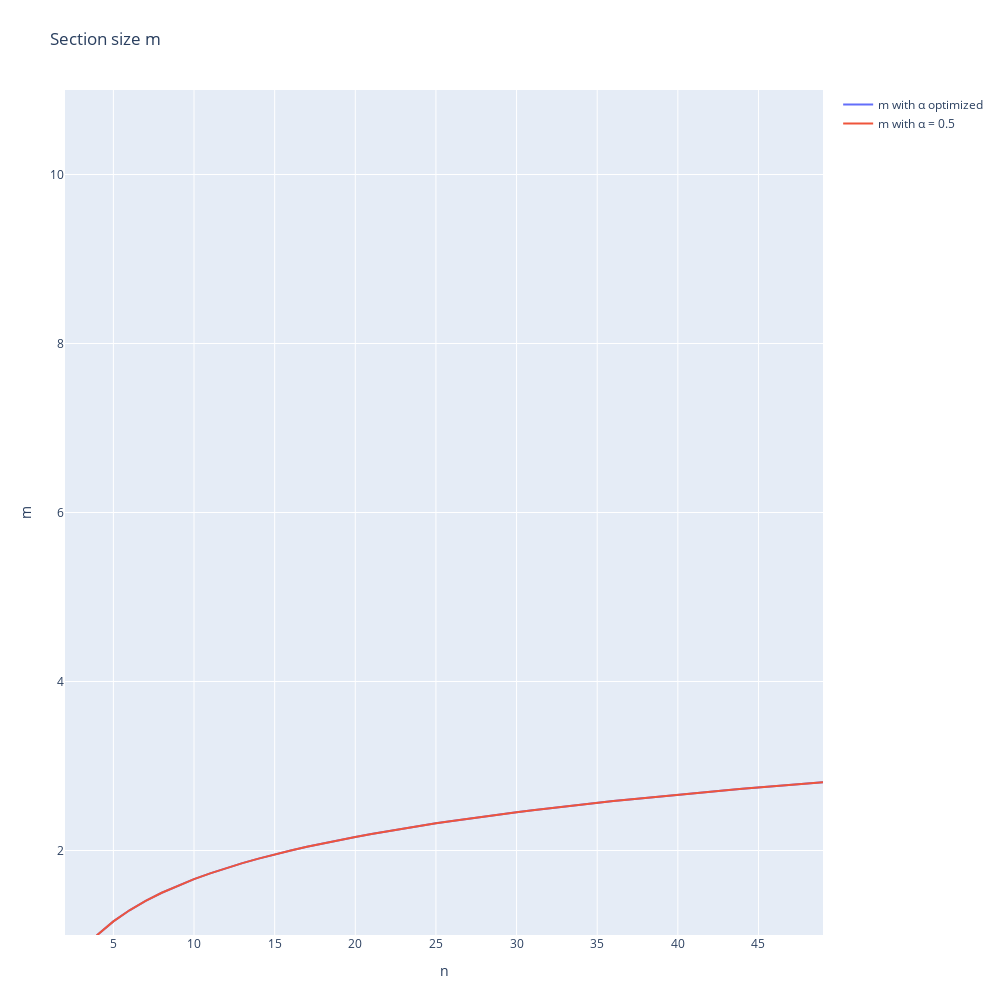

Notebook source saved alongside this figure:
### Code cell
layout_2 = go.Layout(
    title= 'Section size m',
    margin=dict(l=65, r=50, b=65, t=90),
    autosize=False,
    width=1000,
    height=1000,
    xaxis = dict(title='n'),
    yaxis = dict(title='m', range=[1, 11]),
    )

fig = go.Figure(go.Scatter(x= size_vec, y = opt_sec_size , mode='lines', name='m with ' + chr(945) + ' optimized'),
                layout=layout_2)
fig.add_trace(go.Scatter(x= size_vec, y = norm_sec_size , mode='lines', name='m with ' + chr(945) + ' = 0.5'))

fig.show()

### Figure 1 — Plotly figure (JSON) as saved in the notebook; plotly's stock layout.template omitted (floating-point values rounded to 4 significant figures)
{"data": [{"mode": "lines", "name": "m with α optimized", "type": "scatter", "x": [2, 3, 4, 5, 6, 7, 8, 9, 10, 11, 12, 13, 14, 15, 16, 17, 18, 19, 20, 21, 22, 23, 24, 25, 26, 27, 28, 29, 30, 31, 32, 33, 34, 35, 36, 37, 38, 39, 40, 41, 42, 43, 44, 45, 46, 47, 48, 49], "y": [0.5387, 0.7925, 1.0, 1.161, 1.292, 1.404, 1.5, 1.585, 1.661, 1.73, 1.792, 1.85, 1.904, 1.953, 2.0, 2.044, 2.085, 2.124, 2.161, 2.196, 2.23, 2.262, 2.292, 2.322, 2.35, 2.377, 2.404, 2.429, 2.453, 2.477, 2.5, 2.522, 2.544, 2.565, 2.585, 2.605, 2.624, 2.643, 2.661, 2.679, 2.696, 2.713, 2.73, 2.746, 2.762, 2.777, 2.792, 2.807]}, {"mode": "lines", "name": "m with α = 0.5", "type": "scatter", "x": [2, 3, 4, 5, 6, 7, 8, 9, 10, 11, 12, 13, 14, 15, 16, 17, 18, 19, 20, 21, 22, 23, 24, 25, 26, 27, 28, 29, 30, 31, 32, 33, 34, 35, 36, 37, 38, 39, 40, 41, 42, 43, 44, 45, 46, 47, 48, 49], "y": [0.5, 0.7925, 1.0, 1.161, 1.292, 1.404, 1.5, 1.585, 1.661, 1.73, 1.792, 1.85, 1.904, 1.953, 2.0, 2.044, 2.085, 2.124, 2.161, 2.196, 2.23, 2.262, 2.292, 2.322, 2.35, 2.377, 2.404, 2.429, 2.453, 2.477, 2.5, 2.522, 2.544, 2.565, 2.585, 2.605, 2.624, 2.643, 2.661, 2.679, 2.696, 2.713, 2.73, 2.746, 2.762, 2.777, 2.792, 2.807]}], "layout": {"autosize": false, "height": 1000, "margin": {"b": 65, "l": 65, "r": 50, "t": 90}, "title": {"text": "Section size m"}, "width": 1000, "xaxis": {"title": {"text": "n"}}, "yaxis": {"range": [1, 11], "title": {"text": "m"}}}}
